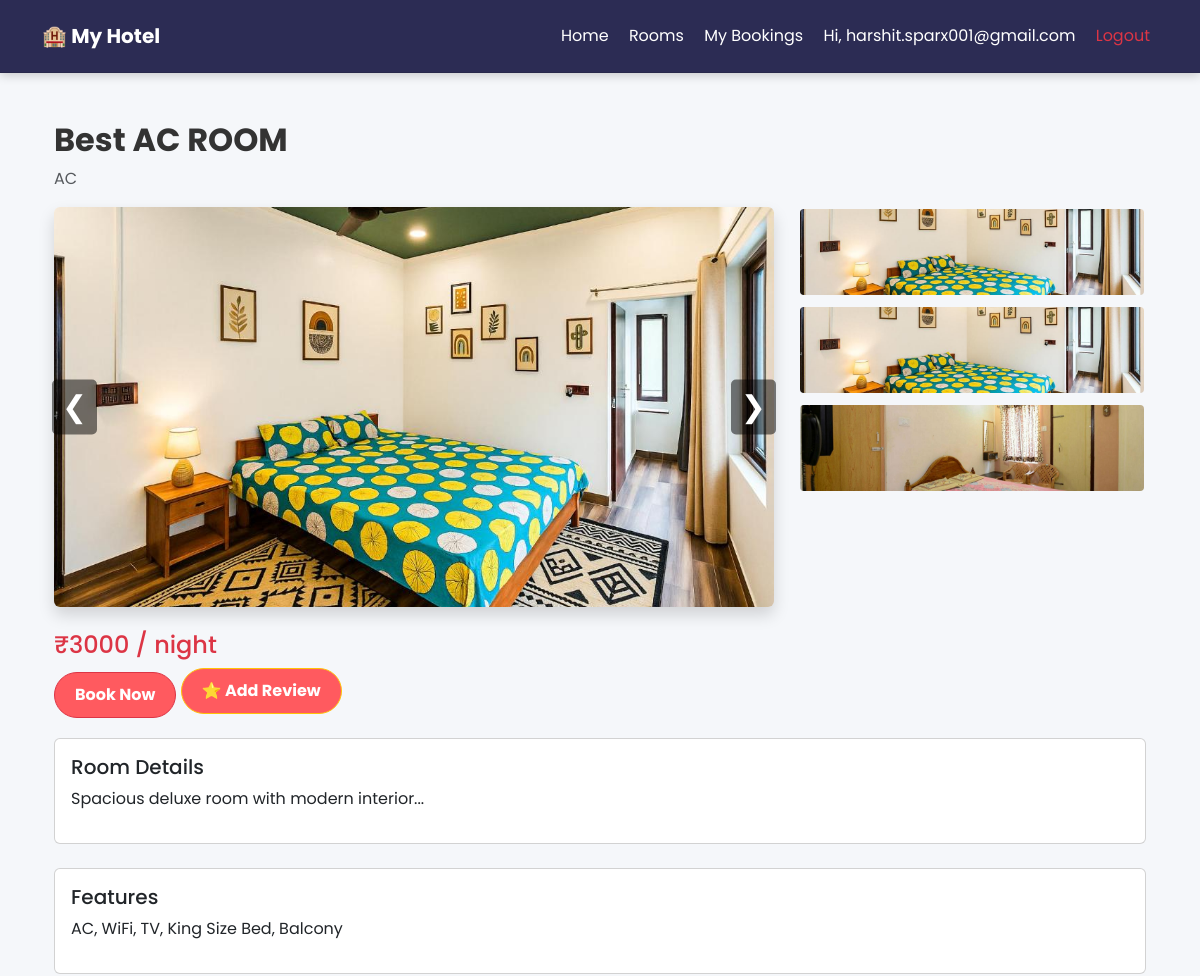
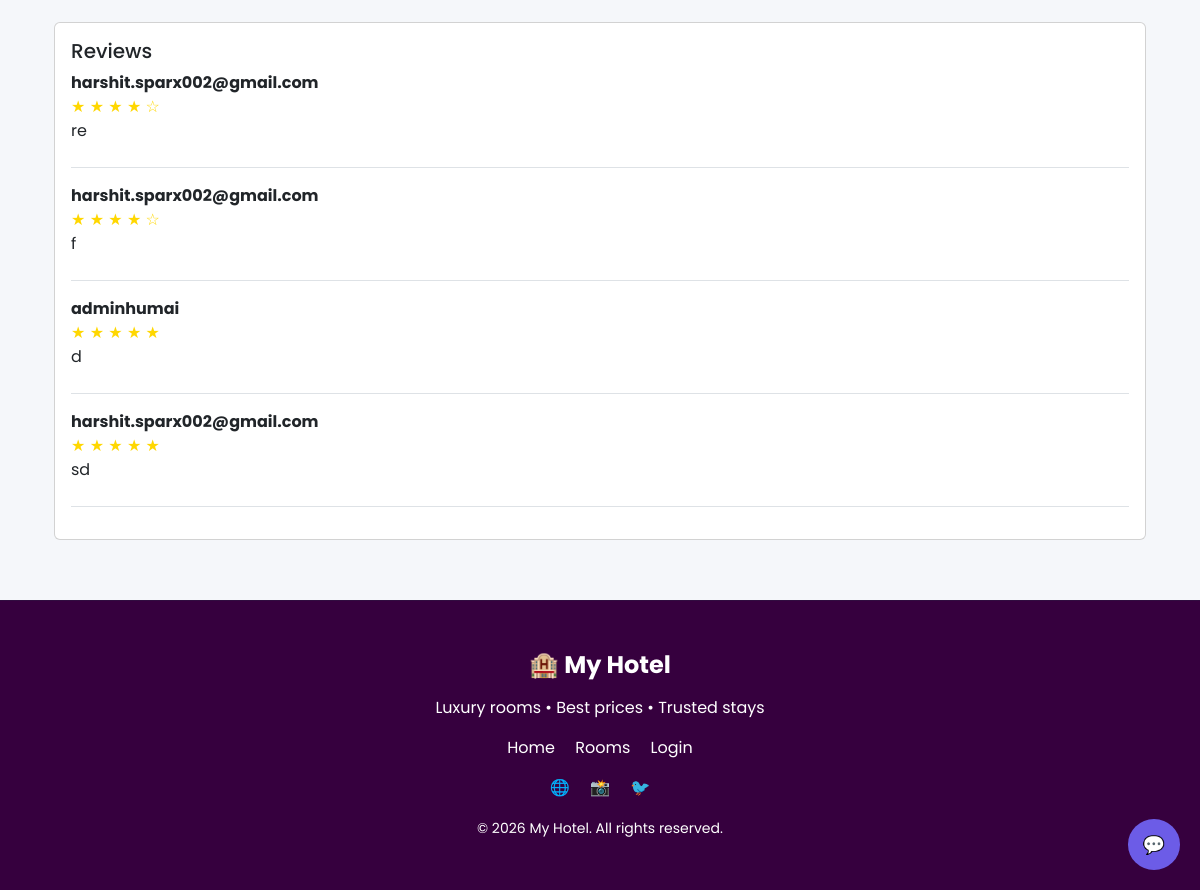
Page /room/4/ (signed in) on the committed database (2 pictures, top to bottom).
### hotel_project/booking/models.py (models this page shows, shortened)
class Room(models.Model):
    ROOM_TYPES = (
        ('AC', 'AC'),
        ('NON-AC', 'Non-AC'),
        ('DELUXE', 'Deluxe'),
    )
    name = models.CharField(max_length=100)
    room_type = models.CharField(max_length=20, choices=ROOM_TYPES)
    price = models.IntegerField()
    description = models.TextField(blank=True, null=True)
    features = models.TextField(blank=True, null=True)
    capacity = models.IntegerField(default=2)
    is_available = models.BooleanField(default=True)
    image = models.ImageField(upload_to='rooms/', blank=True, null=True)

class RoomImage(models.Model):
    room = models.ForeignKey(Room, on_delete=models.CASCADE, related_name='images')
    image = models.ImageField(upload_to='rooms/')

class Review(models.Model):
    user = models.ForeignKey(User, on_delete=models.CASCADE)
    room = models.ForeignKey(Room, on_delete=models.CASCADE, related_name='reviews')  # 🔥 FIX
    rating = models.IntegerField()
    comment = models.TextField()

### hotel_project/booking/views.py (the view)
# urls.py: path('room/<int:room_id>/', views.room_detail, name='room_detail'),
def room_detail(request, room_id):
    room = Room.objects.get(id=room_id)
    reviews = room.reviews.all()
    return render(request, 'booking/room_detail.html', {
        'room': room,
        'reviews': reviews
    })

### hotel_project/booking/templates/booking/room_detail.html (shortened to what this page needs)
{% extends 'booking/base.html' %}
{% block content %}
<div class="container mt-5">
    <h2 class="fw-bold">{{ room.name }}</h2>
    <p class="text-muted">{{ room.room_type }}</p>
    <div class="row mb-4">
        <div class="col-md-8 position-relative">
            <img id="main-image"
                 src="{% if room.images.all %}{{ room.images.all.0.image.url }}{% endif %}"
                 class="img-fluid rounded shadow main-img"
                 onclick="openFullscreen()">
            <span class="arrow left" onclick="prevImage()">❮</span>
            <span class="arrow right" onclick="nextImage()">❯</span>
        </div>
        <div class="col-md-4">
            {% for img in room.images.all %}
            <img src="{{ img.image.url }}"
                 onclick="changeImage(this, {{ forloop.counter0 }})"
                 class="img-fluid rounded mb-2 thumb"
                 data-index="{{ forloop.counter0 }}">
            {% endfor %}
        </div>
    </div>
    <h4 class="text-danger">₹{{ room.price }} / night</h4>
    <a href="{% url 'book_room' %}?room_id={{ room.id }}" class="btn btn-danger mb-3">
        Book Now
    </a>
    {% if user.is_authenticated %}
        <a href="{% url 'add_review' room.id %}" class="btn btn-warning mb-4">
            ⭐ Add Review
        </a>
    {% else %}
        <p class="text-muted">Login to add review</p>
    {% endif %}
    <div class="card p-3 mb-4">
        <h5>Room Details</h5>
        <p>{{ room.description }}</p>
    </div>
    <div class="card p-3 mb-4">
        <h5>Features</h5>
        <p>{{ room.features }}</p>
    </div>
    <div class="card p-3">
        <h5>Reviews</h5>
        {% if reviews %}
            {% for review in reviews %}
                <div class="mb-3 border-bottom pb-2">
                    <b>{{ review.user.username }}</b><br>
                    <span style="color:gold;">
                        {% for i in "12345" %}
                            {% if forloop.counter <= review.rating %}
                                ★
                            {% else %}
                                ☆
                            {% endif %}
                        {% endfor %}
                    </span>
                    <p>{{ review.comment }}</p>
                </div>
            {% endfor %}
        {% else %}
            <p>No reviews yet</p>
        {% endif %}
    </div>
</div>
{% endblock %}

### hotel_project/booking/templates/booking/base.html (shortened to what this page needs)
<!DOCTYPE html>
<html>
<head>
    {% load static %}
    <link href="https://cdn.jsdelivr.net/npm/bootstrap@5.3.0/dist/css/bootstrap.min.css" rel="stylesheet">
    {% if '/admin' not in request.path %}
    <link rel="stylesheet" href="{% static 'css/style.css' %}">
    {% endif %}
</head>
<body>
<div class="position-fixed top-0 end-0 p-3" style="z-index: 9999;">
</div>
<nav class="navbar navbar-expand-lg navbar-dark py-3">
  <div class="container">
    <a class="navbar-brand fw-bold" href="/">🏨 My Hotel</a>
    <div class="collapse navbar-collapse" id="navbarNav">
        <div class="ms-auto text-center">
            <a class="nav-link d-block d-lg-inline mx-2 text-white" href="/">Home</a>
            <a class="nav-link d-block d-lg-inline mx-2 text-white" href="/rooms/">Rooms</a>
            {% if user.is_authenticated %}
                <a class="nav-link d-block d-lg-inline mx-2 text-white" href="/my-bookings/">My Bookings</a>
                <span class="text-white d-block d-lg-inline mx-2">Hi, {{ user.username }}</span>
                <a class="nav-link d-block d-lg-inline mx-2 text-danger" href="/logout/">Logout</a>
            {% else %}
                <a class="nav-link d-block d-lg-inline mx-2 text-white" href="/login/">Login</a>
                <a class="nav-link d-block d-lg-inline mx-2 text-white" href="/signup/">Signup</a>
            {% endif %}
        </div>
    </div>
  </div>
</nav>
<div class="container mt-4">
    {% block content %}{% endblock %}
</div>
<div id="chat-toggle" onclick="toggleChat()">💬</div>
</body>
<footer style="background:#36003e; color:#ffffff; padding:50px 0; margin-top:60px; border-top:1px solid rgba(6, 130, 78, 0.1);">
    <div class="container text-center">
        <h4 class="fw-bold mb-3">🏨 My Hotel</h4>
        <p class="text-white">Luxury rooms • Best prices • Trusted stays </p>
        <div class="mb-3">
            <a href="/" class="text-white mx-2 footer-link">Home</a>
            <a href="/rooms/" class="text-white mx-2 footer-link">Rooms</a>
            <a href="/login/" class="text-white mx-2 footer-link">Login</a>
        </div>
        <div class="mb-3">
            <span class="mx-2">🌐</span>
            <span class="mx-2">📸</span>
            <span class="mx-2">🐦</span>
        </div>
        <small class="text-white">
            © 2026 My Hotel. All rights reserved.
        </small>
    </div>
</footer>
</html>

### hotel_project/booking/static/css/style.css (style rules this page uses)
.btn { background: #ff5a5f; color: white; padding: 10px 20px; border-radius: 5px; text-decoration: none; font-weight: bold; }
.navbar { box-shadow: 0 2px 10px rgba(0,0,0,0.2); position: relative; z-index: 10; }
body { margin: 0; }
* { pointer-events: auto; }

### hotel_project/booking/templates/booking/base.html (style rules this page uses)
body { font-family: 'Poppins', sans-serif; background: #f5f7fa; color: #333; }
.navbar { backdrop-filter: blur(10px); background: #2c2c54 !important; border-bottom: 1px solid rgba(0,0,0,0.1); }
.nav-link { transition: 0.3s; }
.container { animation: fadeIn 0.6s ease; }
.btn { border-radius: 25px; transition: 0.3s; }
#chat-toggle { position: fixed; bottom: 20px; right: 20px; background: #6c5ce7; color: white; padding: 12px 15px; border-radius: 50%; cursor: pointer; font-size: 18px; z-index: 9999; }
.footer-link { text-decoration: none; transition: 0.3s; }

### hotel_project/booking/templates/booking/room_detail.html (style rules this page uses)
.main-img { height: 400px; width: 100%; object-fit: cover; cursor: pointer; }
.thumb { height: 90px; object-fit: cover; width: 100%; cursor: pointer; border: 2px solid transparent; transition: 0.3s; }
.arrow { position: absolute; top: 50%; transform: translateY(-50%); font-size: 30px; color: white; background: rgba(0,0,0,0.5); padding: 5px 10px; cursor: pointer; border-radius: 5px; }
.left { left: 10px; }
.right { right: 10px; }

### rows in the picture
Room: name "Best AC ROOM", room_type "AC", images.all.0.image (picture), price "3000", description "Spacious deluxe room with modern interior...", features "AC, WiFi, TV, King Size Bed, Balcony"
RoomImage: image (picture)
RoomImage: image (picture)
RoomImage: image (picture)
Review: user.username "harshit.sparx002@gmail.com", rating 4 (drawn), comment "re"
Review: user.username "harshit.sparx002@gmail.com", rating 4 (drawn), comment "f"
Review: user.username "adminhumai", rating 5 (drawn), comment "d"
Review: user.username "harshit.sparx002@gmail.com", rating 5 (drawn), comment "sd"

### other values in the picture
{{ user.username }} "harshit.sparx001@gmail.com"
